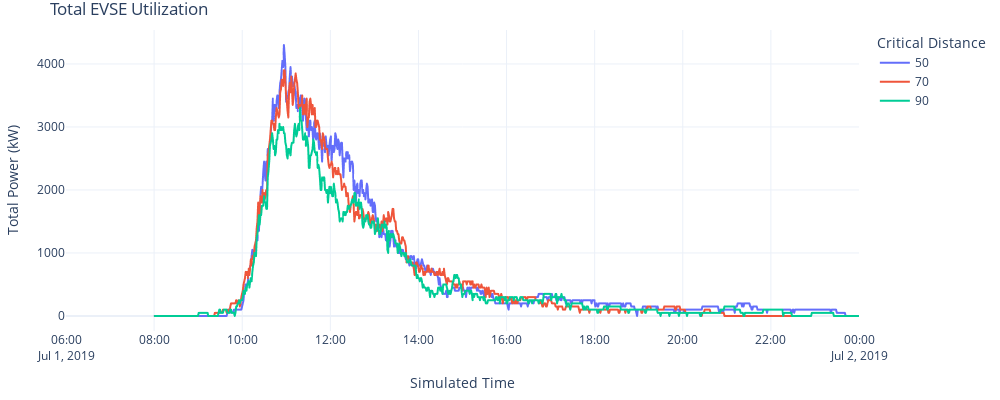

Notebook source saved alongside this figure:
### Markdown cell above
#### 5.4 EVSE Utilization

### Code cell
fig = px.line(evse_util, x="datetime", y="total_power", color='critical_dist', labels={"critical_dist": 'Critical Distance'}, range_x=['2019-07-01 06:00','2019-07-02'])
fig.update_layout(title="Total EVSE Utilization",
                  yaxis_title="Total Power (kW)", 
                  xaxis_title="Simulated Time", 
                  uniformtext_minsize=8, 
                  uniformtext_mode='hide', 
                  width=1000, 
                  height=400, 
                  margin=dict(l=20, r=20, t=30, b=20), template='plotly_white')
fig.show()

### Figure 1 — Plotly figure (JSON) as saved in the notebook; plotly's stock layout.template omitted (floating-point values rounded to 4 significant figures; data arrays with more than 128 entries replaced by an {"elided": "..."} marker saying what was removed)
{"data": [{"hovertemplate": "Critical Distance=50<br>datetime=%{x}<br>total_power=%{y}<extra></extra>", "legendgroup": "50", "line": {"color": "#636efa", "dash": "solid"}, "mode": "lines", "name": "50", "showlegend": true, "type": "scattergl", "x": {"elided": "1086 str values"}, "xaxis": "x", "y": {"elided": "1086 int values"}, "yaxis": "y"}, {"hovertemplate": "Critical Distance=70<br>datetime=%{x}<br>total_power=%{y}<extra></extra>", "legendgroup": "70", "line": {"color": "#EF553B", "dash": "solid"}, "mode": "lines", "name": "70", "showlegend": true, "type": "scattergl", "x": {"elided": "884 str values"}, "xaxis": "x", "y": {"elided": "884 int values"}, "yaxis": "y"}, {"hovertemplate": "Critical Distance=90<br>datetime=%{x}<br>total_power=%{y}<extra></extra>", "legendgroup": "90", "line": {"color": "#00cc96", "dash": "solid"}, "mode": "lines", "name": "90", "showlegend": true, "type": "scattergl", "x": {"elided": "979 str values"}, "xaxis": "x", "y": {"elided": "979 int values"}, "yaxis": "y"}], "layout": {"height": 400, "legend": {"title": {"text": "Critical Distance"}, "tracegroupgap": 0}, "margin": {"b": 20, "l": 20, "r": 20, "t": 30}, "title": {"text": "Total EVSE Utilization"}, "uniformtext": {"minsize": 8, "mode": "hide"}, "width": 1000, "xaxis": {"anchor": "y", "domain": [0, 1], "range": ["2019-07-01 06:00", "2019-07-02"], "title": {"text": "Simulated Time"}, "type": "date"}, "yaxis": {"anchor": "x", "autorange": true, "domain": [0, 1], "range": [-238.9, 4539.0], "title": {"text": "Total Power (kW)"}, "type": "linear"}}}
